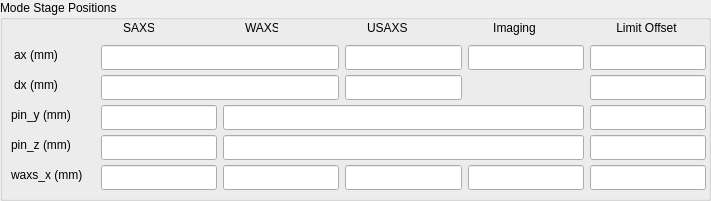
   <widget class="QGroupBox" name="groupBox_8">
    <property name="geometry">
     <rect>
      <x>0</x>
      <y>394</y>
      <width>711</width>
      <height>201</height>
     </rect>
    </property>
    <property name="title">
     <string>Mode Stage Positions</string>
    </property>
    <widget class="caTextEntry" name="catextentry_43">
     <property name="geometry">
      <rect>
       <x>590</x>
       <y>45</y>
       <width>116</width>
       <height>25</height>
      </rect>
     </property>
     <property name="channel" stdset="0">
      <string notr="true">9idcLAX:USAXS_Pin:ax_limit_offset</string>
     </property>
     <property name="background">
      <color>
       <red>115</red>
       <green>215</green>
       <blue>253</blue>
      </color>
     </property>
     <property name="colorMode">
      <enum>caLineEdit::Static</enum>
     </property>
    </widget>
    <widget class="QLabel" name="label_44">
     <property name="geometry">
      <rect>
       <x>11</x>
       <y>47</y>
       <width>50</width>
       <height>16</height>
      </rect>
     </property>
     <property name="text">
      <string>&lt;html&gt;&lt;head/&gt;&lt;body&gt;&lt;p&gt;ax (mm)&lt;/p&gt;&lt;/body&gt;&lt;/html&gt;</string>
     </property>
     <property name="alignment">
      <set>Qt::AlignCenter</set>
     </property>
    </widget>
    <widget class="QLabel" name="label_43">
     <property name="geometry">
      <rect>
       <x>11</x>
       <y>77</y>
       <width>50</width>
       <height>16</height>
      </rect>
     </property>
     <property name="text">
      <string>&lt;html&gt;&lt;head/&gt;&lt;body&gt;&lt;p&gt;dx (mm)&lt;/p&gt;&lt;/body&gt;&lt;/html&gt;</string>
     </property>
     <property name="alignment">
      <set>Qt::AlignCenter</set>
     </property>
    </widget>
    <widget class="caTextEntry" name="catextentry_45">
     <property name="geometry">
      <rect>
       <x>345</x>
       <y>75</y>
       <width>117</width>
       <height>25</height>
      </rect>
     </property>
     <property name="channel" stdset="0">
      <string notr="true">9idcLAX:USAXS_Pin:dx_in</string>
     </property>
     <property name="background">
      <color>
       <red>115</red>
       <green>215</green>
       <blue>253</blue>
      </color>
     </property>
     <property name="colorMode">
      <enum>caLineEdit::Static</enum>
     </property>
    </widget>
    <widget class="QLabel" name="label_46">
     <property name="geometry">
      <rect>
       <x>11</x>
       <y>137</y>
       <width>66</width>
       <height>16</height>
      </rect>
     </property>
     <property name="text">
      <string>&lt;html&gt;&lt;head/&gt;&lt;body&gt;&lt;p&gt;pin_z (mm)&lt;/p&gt;&lt;/body&gt;&lt;/html&gt;</string>
     </property>
    </widget>
    <widget class="caTextEntry" name="catextentry_47">
     <property name="geometry">
      <rect>
       <x>345</x>
       <y>45</y>
       <width>117</width>
       <height>25</height>
      </rect>
     </property>
     <property name="channel" stdset="0">
      <string notr="true">9idcLAX:USAXS_Pin:ax_in</string>
     </property>
     <property name="background">
      <color>
       <red>115</red>
       <green>215</green>
       <blue>253</blue>
      </color>
     </property>
     <property name="colorMode">
      <enum>caLineEdit::Static</enum>
     </property>
    </widget>
    <widget class="caTextEntry" name="catextentry_44">
     <property name="geometry">
      <rect>
       <x>590</x>
       <y>105</y>
       <width>116</width>
       <height>25</height>
      </rect>
     </property>
     <property name="channel" stdset="0">
      <string notr="true">9idcLAX:USAXS_Pin:Pin_y_limit_offset</string>
     </property>
     <property name="background">
      <color>
       <red>115</red>
       <green>215</green>
       <blue>253</blue>
      </color>
     </property>
     <property name="colorMode">
      <enum>caLineEdit::Static</enum>
     </property>
    </widget>
    <widget class="caTextEntry" name="catextentry_42">
     <property name="geometry">
      <rect>
       <x>468</x>
       <y>45</y>
       <width>116</width>
       <height>25</height>
      </rect>
     </property>
     <property name="channel" stdset="0">
      <string notr="true">9idcLAX:USAXS_Img:ax_in</string>
     </property>
     <property name="background">
      <color>
       <red>115</red>
       <green>215</green>
       <blue>253</blue>
      </color>
     </property>
     <property name="colorMode">
      <enum>caLineEdit::Static</enum>
     </property>
    </widget>
    <widget class="caTextEntry" name="catextentry_49">
     <property name="geometry">
      <rect>
       <x>590</x>
       <y>75</y>
       <width>116</width>
       <height>25</height>
      </rect>
     </property>
     <property name="channel" stdset="0">
      <string notr="true">9idcLAX:USAXS_Pin:dx_limit_offset</string>
     </property>
     <property name="background">
      <color>
       <red>115</red>
       <green>215</green>
       <blue>253</blue>
      </color>
     </property>
     <property name="colorMode">
      <enum>caLineEdit::Static</enum>
     </property>
    </widget>
    <widget class="QLabel" name="label_47">
     <property name="geometry">
      <rect>
       <x>11</x>
       <y>107</y>
       <width>67</width>
       <height>16</height>
      </rect>
     </property>
     <property name="text">
      <string>&lt;html&gt;&lt;head/&gt;&lt;body&gt;&lt;p&gt;pin_y (mm)&lt;/p&gt;&lt;/body&gt;&lt;/html&gt;</string>
     </property>
    </widget>
    <widget class="caTextEntry" name="catextentry_46">
     <property name="geometry">
      <rect>
       <x>101</x>
       <y>135</y>
       <width>116</width>
       <height>25</height>
      </rect>
     </property>
     <property name="channel" stdset="0">
      <string notr="true">9idcLAX:USAXS_Pin:Pin_z_in</string>
     </property>
     <property name="background">
      <color>
       <red>115</red>
       <green>215</green>
       <blue>253</blue>
      </color>
     </property>
     <property name="colorMode">
      <enum>caLineEdit::Static</enum>
     </property>
    </widget>
    <widget class="caTextEntry" name="catextentry_40">
     <property name="geometry">
      <rect>
       <x>101</x>
       <y>105</y>
       <width>116</width>
       <height>25</height>
      </rect>
     </property>
     <property name="channel" stdset="0">
      <string notr="true">9idcLAX:USAXS_Pin:Pin_y_in</string>
     </property>
     <property name="background">
      <color>
       <red>115</red>
       <green>215</green>
       <blue>253</blue>
      </color>
     </property>
     <property name="colorMode">
      <enum>caLineEdit::Static</enum>
     </property>
    </widget>
    <widget class="caTextEntry" name="catextentry_37">
     <property name="geometry">
      <rect>
       <x>101</x>
       <y>165</y>
       <width>116</width>
       <height>25</height>
      </rect>
     </property>
     <property name="channel" stdset="0">
      <string notr="true">9idcLAX:USAXS_Pin:waxs_x_out</string>
     </property>
     <property name="background">
      <color>
       <red>115</red>
       <green>215</green>
       <blue>253</blue>
      </color>
     </property>
     <property name="colorMode">
      <enum>caLineEdit::Static</enum>
     </property>
    </widget>
    <widget class="caTextEntry" name="catextentry_48">
     <property name="geometry">
      <rect>
       <x>345</x>
       <y>165</y>
       <width>117</width>
       <height>25</height>
      </rect>
     </property>
     <property name="channel" stdset="0">
      <string notr="true">9idcLAX:USAXS_Pin:waxs_x_out</string>
     </property>
     <property name="background">
      <color>
       <red>115</red>
       <green>215</green>
       <blue>253</blue>
      </color>
     </property>
     <property name="colorMode">
      <enum>caLineEdit::Static</enum>
     </property>
    </widget>
    <widget class="caTextEntry" name="catextentry_33">
     <property name="geometry">
      <rect>
       <x>223</x>
       <y>135</y>
       <width>361</width>
       <height>25</height>
      </rect>
     </property>
     <property name="channel" stdset="0">
      <string notr="true">9idcLAX:USAXS_Pin:Pin_z_out</string>
     </property>
     <property name="background">
      <color>
       <red>115</red>
       <green>215</green>
       <blue>253</blue>
      </color>
     </property>
     <property name="colorMode">
      <enum>caLineEdit::Static</enum>
     </property>
    </widget>
    <widget class="caTextEntry" name="catextentry_38">
     <property name="geometry">
      <rect>
       <x>223</x>
       <y>165</y>
       <width>116</width>
       <height>25</height>
      </rect>
     </property>
     <property name="channel" stdset="0">
      <string notr="true">9idcLAX:USAXS_Pin:waxs_x_in</string>
     </property>
     <property name="background">
      <color>
       <red>115</red>
       <green>215</green>
       <blue>253</blue>
      </color>
     </property>
     <property name="colorMode">
      <enum>caLineEdit::Static</enum>
     </property>
    </widget>
    <widget class="caTextEntry" name="catextentry_34">
     <property name="geometry">
      <rect>
       <x>101</x>
       <y>75</y>
       <width>238</width>
       <height>25</height>
      </rect>
     </property>
     <property name="channel" stdset="0">
      <string notr="true">9idcLAX:USAXS_Pin:dx_out</string>
     </property>
     <property name="background">
      <color>
       <red>115</red>
       <green>215</green>
       <blue>253</blue>
      </color>
     </property>
     <property name="colorMode">
      <enum>caLineEdit::Static</enum>
     </property>
    </widget>
    <widget class="QLabel" name="label_45">
     <property name="geometry">
      <rect>
       <x>11</x>
       <y>167</y>
       <width>78</width>
       <height>16</height>
      </rect>
     </property>
     <property name="text">
      <string>&lt;html&gt;&lt;head/&gt;&lt;body&gt;&lt;p&gt;waxs_x (mm)&lt;/p&gt;&lt;/body&gt;&lt;/html&gt;</string>
     </property>
    </widget>
    <widget class="caTextEntry" name="catextentry_32">
     <property name="geometry">
      <rect>
       <x>101</x>
       <y>45</y>
       <width>238</width>
       <height>25</height>
      </rect>
     </property>
     <property name="channel" stdset="0">
      <string notr="true">9idcLAX:USAXS_Pin:ax_out</string>
     </property>
     <property name="background">
      <color>
       <red>115</red>
       <green>215</green>
       <blue>253</blue>
      </color>
     </property>
     <property name="colorMode">
      <enum>caLineEdit::Static</enum>
     </property>
    </widget>
    <widget class="caTextEntry" name="catextentry_39">
     <property name="geometry">
      <rect>
       <x>590</x>
       <y>135</y>
       <width>116</width>
       <height>25</height>
      </rect>
     </property>
     <property name="channel" stdset="0">
      <string notr="true">9idcLAX:USAXS_Pin:Pin_z_limit_offset</string>
     </property>
     <property name="background">
      <color>
       <red>115</red>
       <green>215</green>
       <blue>253</blue>
      </color>
     </property>
     <property name="colorMode">
      <enum>caLineEdit::Static</enum>
     </property>
    </widget>
    <widget class="caTextEntry" name="catextentry_36">
     <property name="geometry">
      <rect>
       <x>223</x>
       <y>105</y>
       <width>361</width>
       <height>25</height>
      </rect>
     </property>
     <property name="channel" stdset="0">
      <string notr="true">9idcLAX:USAXS_Pin:Pin_y_out</string>
     </property>
     <property name="background">
      <color>
       <red>115</red>
       <green>215</green>
       <blue>253</blue>
      </color>
     </property>
     <property name="colorMode">
      <enum>caLineEdit::Static</enum>
     </property>
    </widget>
    <widget class="caTextEntry" name="catextentry_50">
     <property name="geometry">
      <rect>
       <x>590</x>
       <y>165</y>
       <width>116</width>
       <height>25</height>
      </rect>
     </property>
     <property name="channel" stdset="0">
      <string notr="true">9idcLAX:USAXS_Pin:waxs_x_limit_offset</string>
     </property>
     <property name="background">
      <color>
       <red>115</red>
       <green>215</green>
       <blue>253</blue>
      </color>
     </property>
     <property name="colorMode">
      <enum>caLineEdit::Static</enum>
     </property>
    </widget>
    <widget class="caTextEntry" name="catextentry_41">
     <property name="geometry">
      <rect>
       <x>468</x>
       <y>165</y>
       <width>116</width>
       <height>25</height>
      </rect>
     </property>
     <property name="channel" stdset="0">
      <string notr="true">9idcLAX:USAXS_Img:waxs_x_in</string>
     </property>
     <property name="background">
      <color>
       <red>115</red>
       <green>215</green>
       <blue>253</blue>
      </color>
     </property>
     <property name="colorMode">
      <enum>caLineEdit::Static</enum>
     </property>
    </widget>
    <widget class="QLabel" name="label_40">
     <property name="geometry">
      <rect>
       <x>367</x>
       <y>20</y>
       <width>40</width>
       <height>16</height>
      </rect>
     </property>
     <property name="text">
      <string>&lt;html&gt;&lt;head/&gt;&lt;body&gt;&lt;p&gt;USAXS&lt;/p&gt;&lt;/body&gt;&lt;/html&gt;</string>
     </property>
     <property name="alignment">
      <set>Qt::AlignCenter</set>
     </property>
    </widget>
    <widget class="QLabel" name="label_42">
     <property name="geometry">
      <rect>
       <x>245</x>
       <y>20</y>
       <width>33</width>
       <height>16</height>
      </rect>
     </property>
     <property name="text">
      <string>&lt;html&gt;&lt;head/&gt;&lt;body&gt;&lt;p&gt;WAXS&lt;/p&gt;&lt;/body&gt;&lt;/html&gt;</string>
     </property>
     <property name="alignment">
      <set>Qt::AlignCenter</set>
     </property>
    </widget>
    <widget class="QLabel" name="label_39">
     <property name="geometry">
      <rect>
       <x>123</x>
       <y>20</y>
       <width>31</width>
       <height>16</height>
      </rect>
     </property>
     <property name="text">
      <string>&lt;html&gt;&lt;head/&gt;&lt;body&gt;&lt;p&gt;SAXS&lt;/p&gt;&lt;/body&gt;&lt;/html&gt;</string>
     </property>
     <property name="alignment">
      <set>Qt::AlignCenter</set>
     </property>
    </widget>
    <widget class="QLabel" name="label_38">
     <property name="geometry">
      <rect>
       <x>490</x>
       <y>20</y>
       <width>49</width>
       <height>16</height>
      </rect>
     </property>
     <property name="text">
      <string>&lt;html&gt;&lt;head/&gt;&lt;body&gt;&lt;p&gt;Imaging&lt;/p&gt;&lt;/body&gt;&lt;/html&gt;</string>
     </property>
     <property name="alignment">
      <set>Qt::AlignCenter</set>
     </property>
    </widget>
    <widget class="QLabel" name="label_41">
     <property name="geometry">
      <rect>
       <x>612</x>
       <y>20</y>
       <width>69</width>
       <height>16</height>
      </rect>
     </property>
     <property name="text">
      <string>Limit Offset</string>
     </property>
     <property name="alignment">
      <set>Qt::AlignCenter</set>
     </property>
    </widget>
   </widget>
